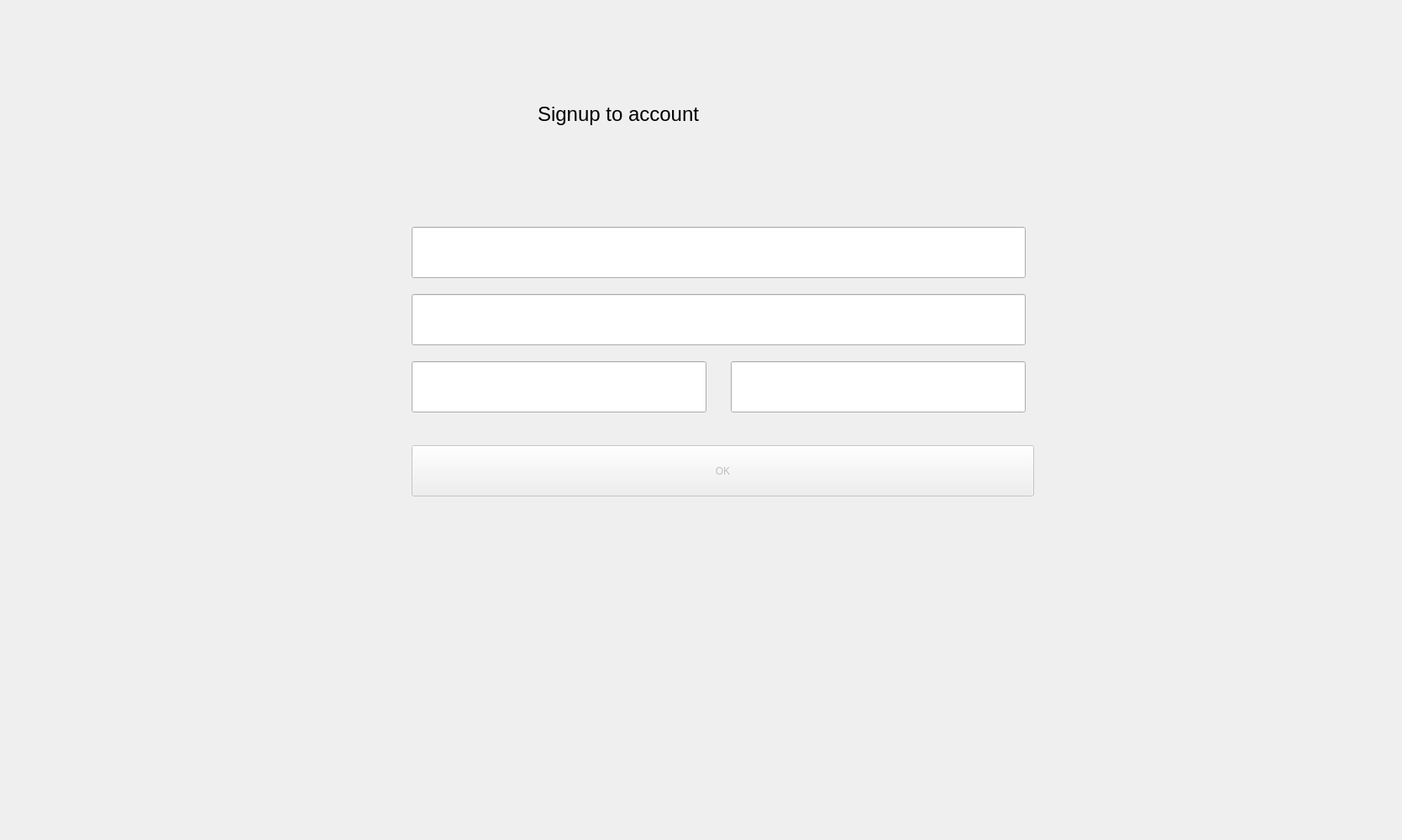
<?xml version="1.0" encoding="UTF-8"?>
<ui version="4.0">
 <class>Dialog</class>
 <widget class="QDialog" name="Dialog">
  <property name="geometry">
   <rect>
    <x>0</x>
    <y>0</y>
    <width>1669</width>
    <height>1000</height>
   </rect>
  </property>
  <property name="windowTitle">
   <string>Dialog</string>
  </property>
  <widget class="QLabel" name="label">
   <property name="geometry">
    <rect>
     <x>640</x>
     <y>90</y>
     <width>531</width>
     <height>91</height>
    </rect>
   </property>
   <property name="font">
    <font>
     <pointsize>18</pointsize>
    </font>
   </property>
   <property name="text">
    <string>Signup to account</string>
   </property>
  </widget>
  <widget class="QLineEdit" name="lineEdit_Username">
   <property name="geometry">
    <rect>
     <x>490</x>
     <y>350</y>
     <width>731</width>
     <height>61</height>
    </rect>
   </property>
   <property name="text">
    <string/>
   </property>
  </widget>
  <widget class="QLineEdit" name="lineEdit_Password1">
   <property name="geometry">
    <rect>
     <x>490</x>
     <y>430</y>
     <width>351</width>
     <height>61</height>
    </rect>
   </property>
   <property name="text">
    <string/>
   </property>
  </widget>
  <widget class="QLineEdit" name="lineEdit_Email">
   <property name="geometry">
    <rect>
     <x>490</x>
     <y>270</y>
     <width>731</width>
     <height>61</height>
    </rect>
   </property>
   <property name="toolTip">
    <string>ツールチップテスト</string>
   </property>
   <property name="toolTipDuration">
    <number>-2</number>
   </property>
   <property name="text">
    <string/>
   </property>
  </widget>
  <widget class="QLineEdit" name="lineEdit_Password2">
   <property name="geometry">
    <rect>
     <x>870</x>
     <y>430</y>
     <width>351</width>
     <height>61</height>
    </rect>
   </property>
   <property name="text">
    <string/>
   </property>
   <property name="dragEnabled">
    <bool>false</bool>
   </property>
  </widget>
  <widget class="QPushButton" name="pushButton_OK">
   <property name="enabled">
    <bool>false</bool>
   </property>
   <property name="geometry">
    <rect>
     <x>490</x>
     <y>530</y>
     <width>741</width>
     <height>61</height>
    </rect>
   </property>
   <property name="text">
    <string>OK</string>
   </property>
  </widget>
  <widget class="QLabel" name="label_result">
   <property name="geometry">
    <rect>
     <x>693</x>
     <y>620</y>
     <width>521</width>
     <height>30</height>
    </rect>
   </property>
   <property name="layoutDirection">
    <enum>Qt::LeftToRight</enum>
   </property>
   <property name="text">
    <string/>
   </property>
   <property name="alignment">
    <set>Qt::AlignRight|Qt::AlignTrailing|Qt::AlignVCenter</set>
   </property>
  </widget>
 </widget>
 <resources/>
 <connections/>
</ui>
